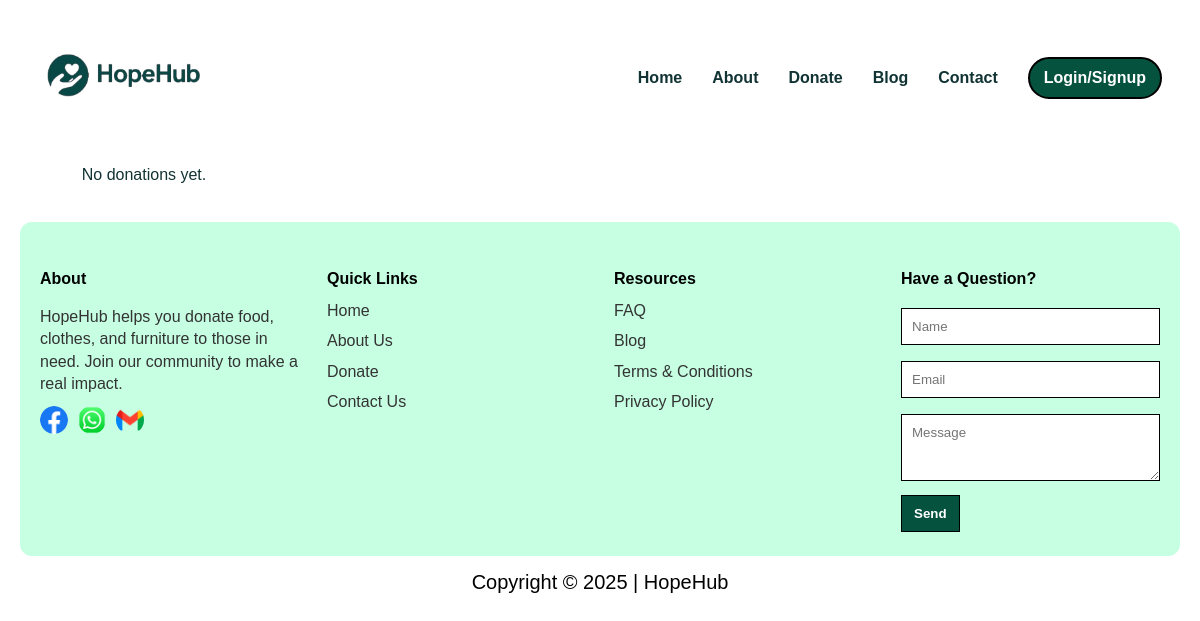
The app's page /donations/receive/food/, older data.
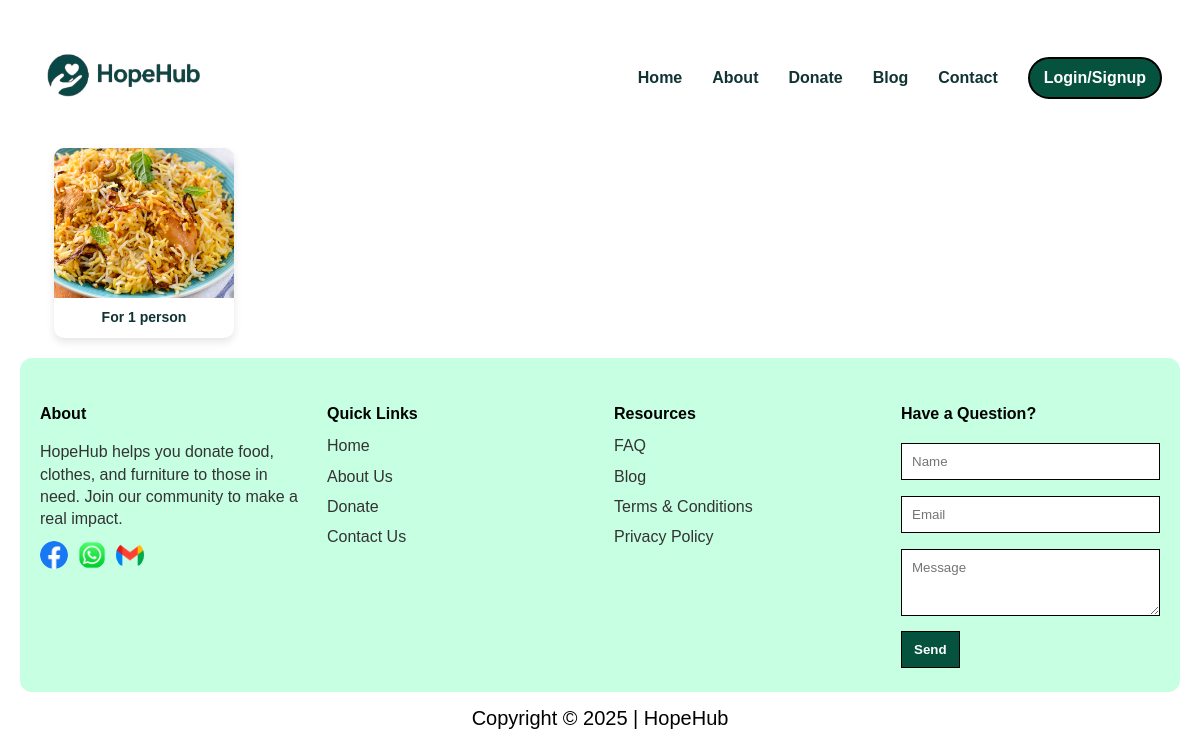
The same page, newer data.
### donations/models.py (models this page shows, shortened)
class Donation(models.Model):
    CATEGORY_CHOICES = [
        ('food', 'Food'),
        ('clothes', 'Clothes'),
        ('furniture', 'Furniture'),
    ]
    donor = models.ForeignKey(User, on_delete=models.CASCADE)
    category = models.CharField(max_length=20, choices=CATEGORY_CHOICES)
    item_name = models.CharField(max_length=100)
    item_image = models.ImageField(upload_to='donation_images/')
    quantity = models.PositiveIntegerField()
    address = models.TextField()
    details = models.TextField()
    created_at = models.DateTimeField(auto_now_add=True)

### donations/views.py (the view)
# urls.py: path('receive/food/', views.foodreceive, name='foodreceive'),
def foodreceive(request):
    items = Donation.objects.filter(category='food')
    return render(request, 'donations/foodreceive.html', {'items': items})

### donations/templates/donations/foodreceive.html (shortened to what this page needs)
{% load static %}
<!doctype html>
<html lang="bn">
<head>
  <link rel="stylesheet" href="{% static 'css/style.css' %}">
</head>
<body>
  <div class="wrap">
  <header>
    <div class="brand">
      <img src="{% static 'image/logo.png' %}" alt="HopeHub Logo">
    </div>
    <nav aria-label="Main navigation">
      <a href="{% url 'home' %}">Home</a>
      <a href="{% url 'aboutus' %}">About</a>
      <a href="{% url 'donateform' %}">Donate</a>
      <a href="{% url 'blog' %}">Blog</a>
      <a href="{% url 'contactus' %}">Contact</a>
      {% if user.is_authenticated %}
        <a href="{% url 'profile' %}" class="profile-icon">
          <img src="{% static 'image/profile.png' %}" alt="Profile" style="width:60px; height:40px; border-radius:50%;">
        </a>
      {% else %}
        <a class="cta" href="{% url 'login' %}">Login/Signup</a>
      {% endif %}
    </nav>
  </header>
    <section class="item-gallery">
      {% for item in items %}
        <div class="item-card">
          {% if item.item_image %}
            <img src="{{ item.item_image.url }}" alt="{{ item.item_name }}">
          {% endif %}
          <p>{{ item.item_name }}</p>
        </div>
      {% empty %}
        <p>No donations yet.</p>
      {% endfor %}
    </section>
  <footer>
    <div class="footer-col">
      <h4>About</h4>
      <p>HopeHub helps you donate food, clothes, and furniture to those in need. Join our community to make a real impact.</p>
      <div class="social-icons">
        <img src="{% static 'image/facebook.png' %}" alt="Facebook">
        <img src="{% static 'image/whatsapp.png' %}" alt="WhatsApp">
        <img src="{% static 'image/gmail.png' %}" alt="Gmail">
      </div>
    </div>
    <div class="footer-col links">
      <h4>Quick Links</h4>
      <ul>
        <li><a href="{% url 'home' %}">Home</a></li>
        <li><a href="{% url 'aboutus' %}">About Us</a></li>
        <li><a href="{% url 'donateform' %}">Donate</a></li>
        <li><a href="{% url 'contactus' %}">Contact Us</a></li>
      </ul>
    </div>
    <div class="footer-col resources">
      <h4>Resources</h4>
      <ul>
        <li><a href="{% url 'faq' %}">FAQ</a></li>
        <li><a href="{% url 'blog' %}">Blog</a></li>
        <li><a href="{% url 'termsconditions' %}">Terms & Conditions</a></li>
        <li><a href="{% url 'privacypolicy' %}">Privacy Policy</a></li>
      </ul>
    </div>
    <div class="footer-col contact-form" style="max-width:320px">
      <h4>Have a Question?</h4>
      <input type="text" placeholder="Name" />
      <input type="email" placeholder="Email" />
      <textarea rows="3" placeholder="Message"></textarea>
      <button >Send</button>
    </div>
  </footer>
  <div class="copyright">
    Copyright &copy; 2025 | HopeHub
  </div>
</div>
</body>
</html>

Row changes from the older to the newer data that the page shows:
added Donation: item_image (picture), item_name "For 1 person"
Text that changed along with them:
text no longer shown: "No donations yet."
